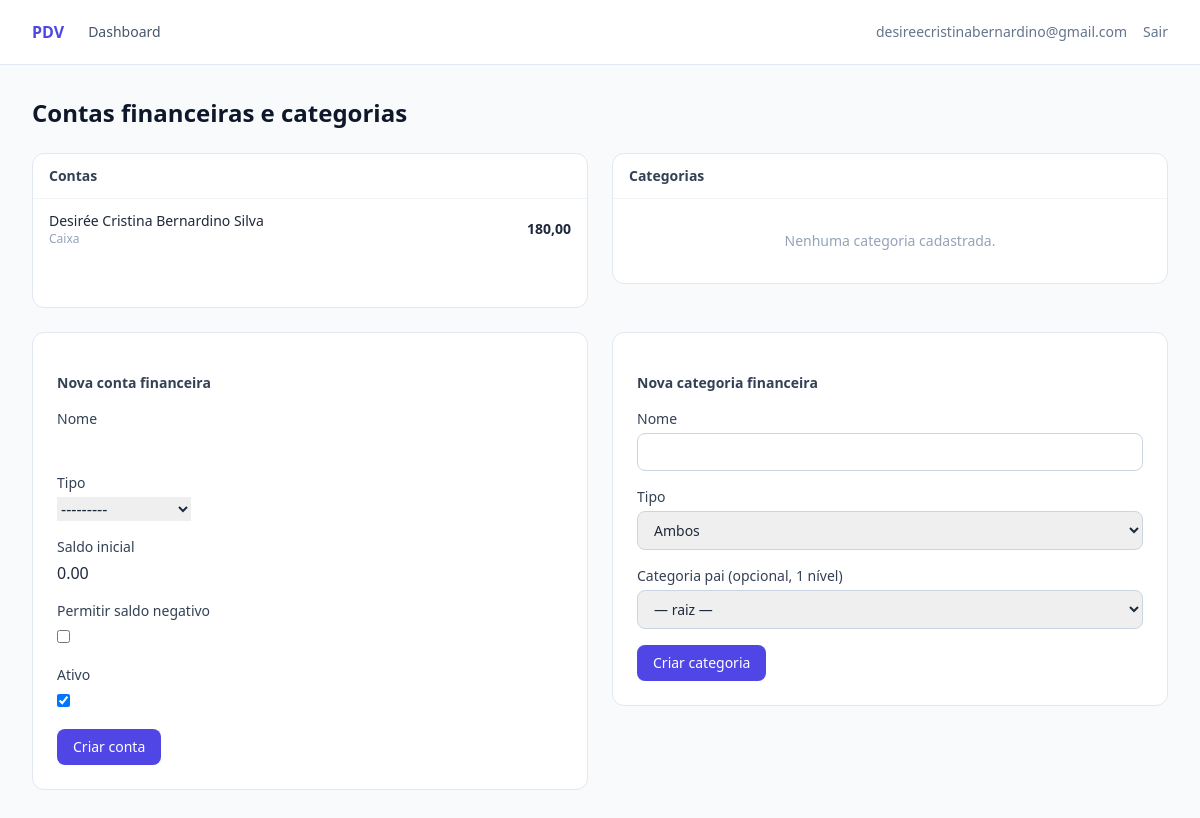
Page /app/financeiro/contas/ (signed in) on the committed database.
### apps/accounts/models.py (models this page shows, shortened)
class User(AbstractUser):
    uuid = models.UUIDField(default=uuid.uuid4, editable=False, unique=True)
    tenant = models.ForeignKey(
        "companies.Tenant",
        on_delete=models.PROTECT,
        related_name="usuarios",
        null=True,
        blank=True,
        verbose_name="tenant",
        help_text=(
            "Tenant do usuário. Equipe da plataforma não possui tenant "
            "(acesso global via Django Admin)."
        ),
    )
    data_criacao = models.DateTimeField("criado em", auto_now_add=True)
    data_atualizacao = models.DateTimeField("atualizado em", auto_now=True)
    class Meta:
        verbose_name = "usuário"
        verbose_name_plural = "usuários"
        indexes = [
            models.Index(fields=["tenant", "username"]),
        ]
    objects = UserManager()
    def get_tenant(self):
        return self.tenant

### apps/financial/models.py (models this page shows, shortened)
class ContaFinanceira(TenantAwareModel):
    class Tipo(models.TextChoices):
        CAIXA = "CAIXA", "Caixa"
        CONTA_BANCARIA = "CONTA_BANCARIA", "Conta bancária"
        CARTEIRA = "CARTEIRA", "Carteira"
        PIX = "PIX", "PIX"
        OUTRO = "OUTRO", "Outro"
    uuid = models.UUIDField(default=uuid.uuid4, editable=False, unique=True)
    tenant = models.ForeignKey(
        Tenant, on_delete=models.PROTECT, related_name="contas_financeiras"
    )
    nome = models.CharField(max_length=120)
    tipo = models.CharField(max_length=20, choices=Tipo.choices)
    saldo_inicial = models.DecimalField(
        max_digits=14, decimal_places=2, default=ZERO
    )
    saldo_atual = models.DecimalField(
        max_digits=14, decimal_places=2, default=ZERO
    )
    permitir_saldo_negativo = models.BooleanField(default=False)
    ativo = models.BooleanField(default=True)
    data_cadastro = models.DateTimeField(auto_now_add=True)
    class Meta:
        verbose_name = "conta financeira"
        verbose_name_plural = "contas financeiras"
        ordering = ["nome"]
        constraints = [
            models.UniqueConstraint(
                fields=["tenant", "nome"],
                name="unique_conta_financeira_per_tenant",
            ),
        ]

### apps/financial/views.py (the view, shortened to what this page needs)
# urls.py: path("contas/", views.contas, name="contas"),
@login_required
def contas(request):
    tenant = _tenant_atual(request)
    if tenant is None:
        return redirect("dashboard")
    lista = ContaFinanceira.objects.for_tenant(tenant)
    categorias = CategoriaFinanceira.objects.for_tenant(tenant)
    return render(
        request,
        "financial/contas.html",
        {"lista": lista, "categorias": categorias, "form_conta": ContaFinanceiraForm()},
    )

### apps/financial/forms.py
class ContaFinanceiraForm(forms.ModelForm):
    class Meta:
        model = ContaFinanceira
        fields = [
            "nome",
            "tipo",
            "saldo_inicial",
            "permitir_saldo_negativo",
            "ativo",
        ]

### apps/core/tenancy.py (called while the page is built)
    def for_tenant(self, tenant):
        return self.filter(tenant=tenant)

### apps/financial/views.py (called while the page is built)
def _tenant_atual(request, modulo="financeiro"):
    tenant = request.user.get_tenant()
    if tenant is None:
        messages.info(
            request,
            f"Usuário da plataforma não possui tenant para operar o {modulo}.",
        )
    return tenant

### apps/financial/templates/financial/contas.html (shortened to what this page needs)
{% extends "app_base.html" %}
{% block app_content %}
<h1 class="text-2xl font-bold text-slate-900 mb-6">Contas financeiras e categorias</h1>
<div class="grid lg:grid-cols-2 gap-6">
    <section class="bg-white rounded-xl border border-slate-200 overflow-hidden">
        <h2 class="px-4 py-3 text-sm font-semibold text-slate-700 border-b border-slate-100">Contas</h2>
        <ul class="divide-y divide-slate-50 text-sm">
            {% for conta in lista %}
                <li class="flex justify-between items-center px-4 py-3">
                    <div>
                        <p class="font-medium">{{ conta.nome }}</p>
                        <p class="text-xs text-slate-400">{{ conta.get_tipo_display }}{% if not conta.ativo %} · inativa{% endif %}{% if conta.permitir_saldo_negativo %} · saldo negativo permitido{% endif %}</p>
                    </div>
                    <span class="font-bold">{{ conta.saldo_atual }}</span>
                </li>
            {% empty %}
                <li class="px-4 py-8 text-center text-slate-400">Nenhuma conta cadastrada.</li>
            {% endfor %}
        </ul>
    </section>
    <section class="bg-white rounded-xl border border-slate-200 overflow-hidden mb-6">
        <h2 class="px-4 py-3 text-sm font-semibold text-slate-700 border-b border-slate-100">Categorias</h2>
        <ul class="divide-y divide-slate-50 text-sm max-h-72 overflow-y-auto">
            {% for categoria in categorias %}
                <li class="flex justify-between px-4 py-2.5">
                    <span>{{ categoria.nome }}{% if categoria.categoria_pai %} <span class="text-xs text-slate-400">(sub de {{ categoria.categoria_pai.nome }})</span>{% endif %}</span>
                    <span class="text-xs text-slate-500">{{ categoria.get_tipo_display }}</span>
                </li>
            {% empty %}
                <li class="px-4 py-8 text-center text-slate-400">Nenhuma categoria cadastrada.</li>
            {% endfor %}
        </ul>
    </section>
    <form method="post" class="space-y-4 bg-white rounded-xl border border-slate-200 p-6">
        <h2 class="text-sm font-semibold text-slate-700">Nova conta financeira</h2>
        {% for field in form_conta %}
            <div>
                <label class="block text-sm font-medium text-slate-700 mb-1">{{ field.label }}</label>
                {{ field }}
            </div>
        {% endfor %}
        <button type="submit" class="rounded-lg bg-indigo-600 px-4 py-2 text-sm font-medium text-white hover:bg-indigo-700">Criar conta</button>
    </form>
    <form method="post" class="space-y-4 bg-white rounded-xl border border-slate-200 p-6 self-start">
        <h2 class="text-sm font-semibold text-slate-700">Nova categoria financeira</h2>
        <div>
            <label class="block text-sm font-medium text-slate-700 mb-1">Nome</label>
            <input type="text" name="nome" required maxlength="120" class="w-full rounded-lg border border-slate-300 px-3 py-2 text-sm">
        </div>
        <div>
            <label class="block text-sm font-medium text-slate-700 mb-1">Tipo</label>
            <select name="tipo_categoria" class="w-full rounded-lg border border-slate-300 px-3 py-2 text-sm">
                <option value="AMBOS" selected>Ambos</option>
            </select>
        </div>
        <div>
            <label class="block text-sm font-medium text-slate-700 mb-1">Categoria pai (opcional, 1 nível)</label>
            <select name="categoria_pai" class="w-full rounded-lg border border-slate-300 px-3 py-2 text-sm">
                <option value="">— raiz —</option>
            </select>
        </div>
        <button type="submit" class="rounded-lg bg-indigo-600 px-4 py-2 text-sm font-medium text-white hover:bg-indigo-700">Criar categoria</button>
    </form>
</div>
{% endblock %}

### frontend/templates/app_base.html (shortened to what this page needs)
{% extends "base.html" %}
{% block content %}
<header class="bg-white border-b border-slate-200">
    <div class="max-w-7xl mx-auto px-4 sm:px-6 lg:px-8 h-16 flex items-center justify-between gap-4">
        <div class="flex items-center gap-6 overflow-x-auto">
            <a href="/" class="font-bold text-indigo-600 whitespace-nowrap">PDV</a>
            <nav class="flex items-center gap-4 text-sm text-slate-600">
                <a href="{% url 'dashboard' %}" class="hover:text-indigo-600 whitespace-nowrap">Dashboard</a>
            </nav>
        </div>
        <div class="flex items-center gap-4 text-sm">
            <span class="text-slate-500 hidden sm:inline">{{ user.get_full_name|default:user.username }}</span>
            <form method="post" action="{% url 'logout' %}">
                <button type="submit" class="text-slate-500 hover:text-red-600">Sair</button>
            </form>
        </div>
    </div>
</header>
<main class="max-w-7xl mx-auto px-4 sm:px-6 lg:px-8 py-8">
    {% block app_content %}{% endblock %}
</main>
{% endblock %}

### rows in the picture
User: get_full_name "desireecristinabernardino@gmail.com"
ContaFinanceira: nome "Desirée Cristina Bernardino Silva", tipo "Caixa", saldo_atual "180,00"

### other values in the picture
{{ field.label }} "Nome" "Tipo" "Saldo inicial" "Permitir saldo negativo" "Ativo"
